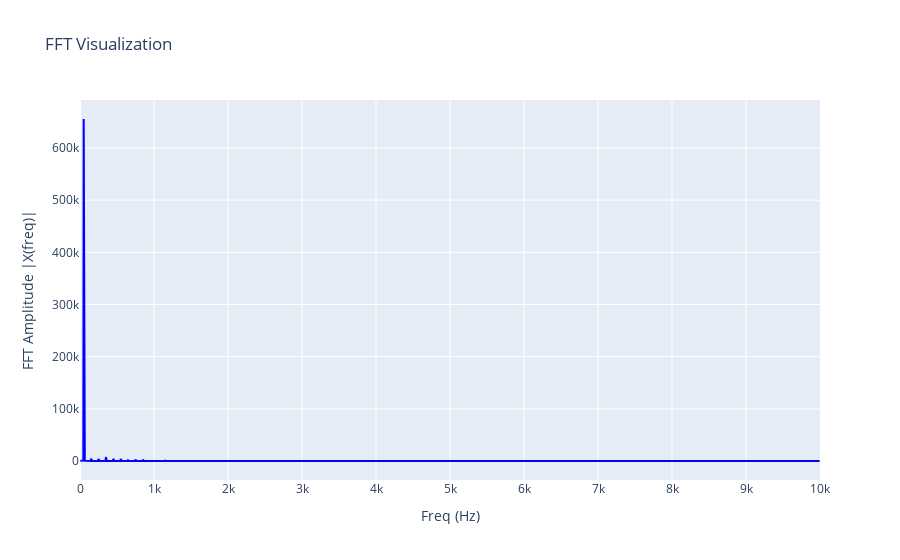

Write notebook code for a chart like this one.
### Code cell
freq, freq_amplitudes, dominant_freq, other_freq, THD_V1_filt = THD(signal=V1_filt, fs=sampling_freq, THD_threshold=8.)

print(f'\nPrime Harmonic:                     {dominant_freq} Hz')
print(f'Next 10 Harmonics:                  {other_freq[:10]}\n')
print(f'Total Harmonic Distortion (THD):    {THD_V1_filt} %')

fig = go.Figure()

fig.add_trace(go.Scatter(x=freq, y=freq_amplitudes, mode='lines', line=dict(color='blue'), name='FFT Amplitude |X(freq)|'))
fig.update_layout(
    title='FFT Visualization',
    xaxis_title='Freq (Hz)',
    yaxis_title='FFT Amplitude |X(freq)|',
    xaxis=dict(range=[0, sampling_freq/2])
)

fig.show()

### Figure 1 — Plotly figure (JSON) as saved in the notebook; plotly's stock layout.template omitted (floating-point values rounded to 4 significant figures; data arrays with more than 128 entries replaced by an {"elided": "..."} marker saying what was removed)
{"data": [{"line": {"color": "blue"}, "mode": "lines", "name": "FFT Amplitude |X(freq)|", "type": "scatter", "x": {"elided": "1999 int values"}, "y": {"elided": "1999 float values"}}], "layout": {"title": {"text": "FFT Visualization"}, "xaxis": {"range": [0, 10000], "title": {"text": "Freq (Hz)"}}, "yaxis": {"title": {"text": "FFT Amplitude |X(freq)|"}}}}
